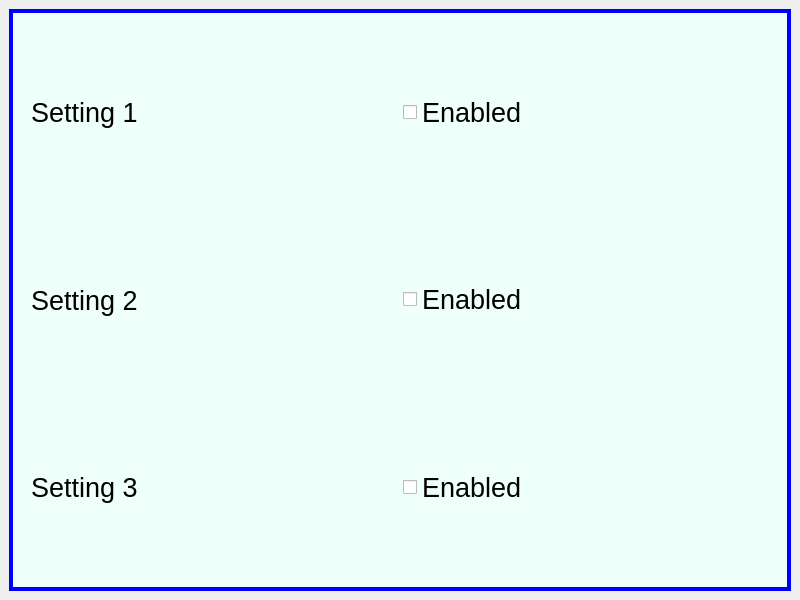
<?xml version="1.0" encoding="UTF-8"?>
<ui version="4.0">
 <class>SettingsPage</class>
 <widget class="QMainWindow" name="SettingsPage">
  <property name="geometry">
   <rect>
    <x>0</x>
    <y>0</y>
    <width>800</width>
    <height>600</height>
   </rect>
  </property>
  <property name="windowTitle">
   <string>MainWindow</string>
  </property>
  <widget class="QWidget" name="centralwidget">
   <layout class="QHBoxLayout" name="horizontalLayout">
    <item>
     <widget class="QFrame" name="frame">
      <property name="styleSheet">
       <string notr="true">.QFrame { 
   border: 4px solid blue ;
   background: rgb(239, 255, 249);
} </string>
      </property>
      <property name="frameShape">
       <enum>QFrame::StyledPanel</enum>
      </property>
      <property name="frameShadow">
       <enum>QFrame::Raised</enum>
      </property>
      <layout class="QVBoxLayout" name="verticalLayout">
       <item>
        <widget class="QWidget" name="widget" native="true">
         <layout class="QHBoxLayout" name="horizontalLayout_3">
          <item>
           <widget class="QLabel" name="label">
            <property name="font">
             <font>
              <pointsize>20</pointsize>
             </font>
            </property>
            <property name="text">
             <string>Setting 1</string>
            </property>
           </widget>
          </item>
          <item>
           <widget class="QCheckBox" name="checkBox">
            <property name="font">
             <font>
              <pointsize>20</pointsize>
             </font>
            </property>
            <property name="text">
             <string>Enabled</string>
            </property>
           </widget>
          </item>
         </layout>
        </widget>
       </item>
       <item>
        <widget class="QWidget" name="widget_2" native="true">
         <layout class="QHBoxLayout" name="horizontalLayout_2">
          <item>
           <widget class="QLabel" name="label_4">
            <property name="font">
             <font>
              <pointsize>20</pointsize>
             </font>
            </property>
            <property name="text">
             <string>Setting 2</string>
            </property>
           </widget>
          </item>
          <item>
           <widget class="QCheckBox" name="checkBox_4">
            <property name="font">
             <font>
              <pointsize>20</pointsize>
             </font>
            </property>
            <property name="text">
             <string>Enabled</string>
            </property>
           </widget>
          </item>
         </layout>
        </widget>
       </item>
       <item>
        <widget class="QWidget" name="widget_3" native="true">
         <layout class="QHBoxLayout" name="horizontalLayout_4">
          <item>
           <widget class="QLabel" name="label_2">
            <property name="font">
             <font>
              <pointsize>20</pointsize>
             </font>
            </property>
            <property name="text">
             <string>Setting 3</string>
            </property>
           </widget>
          </item>
          <item>
           <widget class="QCheckBox" name="checkBox_2">
            <property name="font">
             <font>
              <pointsize>20</pointsize>
             </font>
            </property>
            <property name="text">
             <string>Enabled</string>
            </property>
           </widget>
          </item>
         </layout>
        </widget>
       </item>
      </layout>
     </widget>
    </item>
   </layout>
  </widget>
 </widget>
 <resources/>
 <connections/>
</ui>
